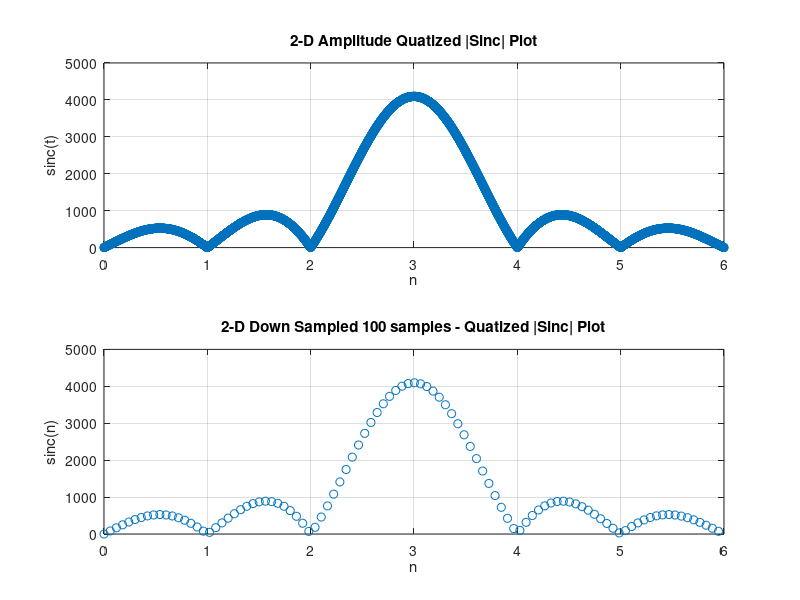

Write MATLAB code to recreate this figure.
% Generador del archivo LUT de una SINC

%    Fs = 4096;                   % samples per second
%    dt = 1/Fs;                   % seconds per sample
%    StopTime = 0.25;             % seconds
%     t = (0:dt:StopTime-dt)';     % seconds
clear all; close all;
% Cuantizacion de la Sinc y Valor absoluto
resol = 4096;
x = linspace(0,6,resol);% 4096 point between 0 and 6
y = sinc(x-3); % shifted
   y_mod = abs(y);
   
% PLOT up to two sinc lobules
figure 
   plot(x,y_mod,'o')
   title('2-D Sinc(t-3) Plot');
   xlabel('t');
   ylabel('sinc(t)');
   grid on

% Cuantizacion de la Sinc y Valor absoluto
   sinc_table = (round(y_mod * (resol-1))); %Ensure amplitude Range between 0-4095

% Plot downsampled signal

sampleNum   = 100; % one hundred samples per cycle
delta_t     = round(resol/sampleNum); %41


a_downSamplArray    = downsample(sinc_table,delta_t);
t_downSamplArray    = downsample(x,delta_t);

subplot(2,1,1);
   plot(x,sinc_table,'o')
   title('2-D Amplitude Quatized |Sinc| Plot');
   xlabel('n');
   ylabel('sinc(t)');
   grid on
subplot(2,1,2); 
   plot(t_downSamplArray,a_downSamplArray,'o')
   title('2-D Down Sampled 100 samples - Quatized |Sinc| Plot');
   xlabel('n');
   ylabel('sinc(n)');
   grid on








%%%%%%%%%%%%%%%%%%%%%%
%Convertir a Hexadecimal, los valores de Cuantizados
%Declaremos un Data Conteiner "cell"
CellHex = cell(1,resol,1);

%Lo Pasamos a Hexadecimal
for i = 1:resol
    CellHex{i}=dec2hex(sinc_table(i),3); % dec2hex(D,minDigits)
end

%Agregamos los Caracteres faltantes para el codigo en VHDL. Recorriendo
%cada celda del arreglo
for i = 1:resol
    CellHex{i}=sprintf(' X"%s",',CellHex{i});
end

%Generar un archivo de salida.
fileID = fopen('C:\Users\guill\Desktop\A_DIXITAL\2_DE0_Nano_Soc_CycloneV\0_dixital_SoC\DDS_9854\MatlabLUT_gen\lutSinc.txt','w');

% for i = 1:4096 
%         fprintf(fileID,'%s',CellHex{i});
% end
k = 1;
for i = 1:512 
    for j = 1:8
        fprintf(fileID,'%s',CellHex{k});
        k=k+1;
           
    end   
    fprintf(fileID,'\n');
end
fclose(fileID);
